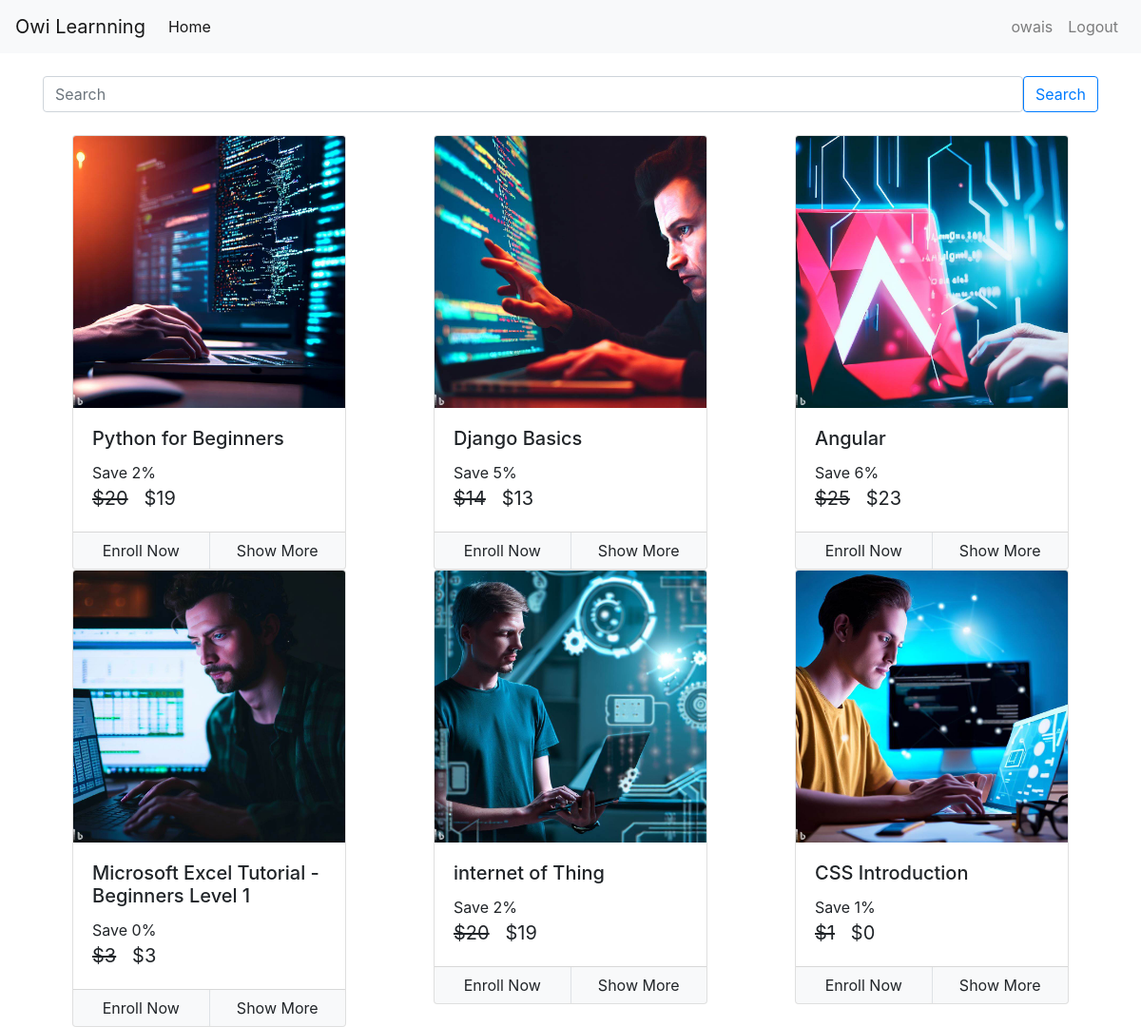
Page / (signed in) on the committed database.
### account/models.py (models this page shows)
class User(AbstractUser):
    is_admin= models.BooleanField('Is admin', default=False)
    is_customer = models.BooleanField('Is customer', default=False)
    is_employee = models.BooleanField('Is employee', default=False)

### courses/models/course.py (models this page shows, shortened)
class Course(models.Model):
    name = models.CharField(max_length = 50 , null = False)
    slug = models.CharField(max_length = 50 , null = False , unique = True)
    description = models.CharField(max_length = 200 , null = True)
    price = models.IntegerField(null=False)
    discount = models.IntegerField(null=False , default = 0)
    active = models.BooleanField(default = False)
    thumbnail = models.ImageField(upload_to = "files/thumbnail")
    date = models.DateTimeField(auto_now_add= True)
    resource = models.FileField(upload_to = "files/resource")
    length = models.IntegerField(null=False)

### courses/views/homepage.py (the view)
def home(request):
    courses = Course.objects.all()
    try:
       query= request.GET['query']
       courses = Course.objects.filter(name__icontains=query)
    except MultiValueDictKeyError:
         query = False
    return render(request,template_name="courses/home.html",context={"courses":courses})

### courses/templatetags/course_custom_tags.py (called while the page is built)
@register.simple_tag
def cal_sellprice(price , discount):
    if discount is None or discount is 0:
        return price
    sellprice = price
    sellprice = price - ( price * discount * 0.01 )
    return math.floor(sellprice)

@register.filter
def rupee(price):
    return f'${price}'

@register.simple_tag
def is_enrolled(request , course):
    user = None
    if not request.user.is_authenticated:
        return False
    user = request.user
    try:
        user_course = UserCourse.objects.get(user = user  , course = course)
        return True
    except:
        return False

### courses/templates/courses/home.html (shortened to what this page needs)
{% extends 'courses/base.html' %}
{% load course_custom_tags %}
{%block content%}
<div class="container">
    <br>
    <div class="row">
        {% for course in courses %}
        <div class="col mx-auto">
            <div class="card mx-auto" style="width: 18rem;">
                <img class="card-img-top" src="{{course.thumbnail.url}}" alt="Card image cap">
                <div class="card-body">
                    <h5 class="card-title">{{course.name}}</h5>
                    <p class="card-text m-0 p-0">
                        Save {{course.discount}}%
                        <br>
                        <span class="price">
                            <del>{{course.price|rupee}}</del>
                            <span>{% cal_sellprice course.price course.discount as value %} {{value|rupee}}</span>
                        </span>
                    </p>
                </div>
                <div class="card-footer p-0">
                    {% is_enrolled request course as enrolled %}
                    <div class="row no-gutters">
                        {% if enrolled %}
                        <div class="col border-right">
                            <a href="/course/{{course.slug}}" class="btn btn-light btn-block">Start Course</a>
                        </div>
                        {% else %}
                        <div class="col border-right">
                            <a href="/check-out/{{course.slug}}" class="btn btn-light btn-block">Enroll Now</a>
                        </div>
                        <div class="col">
                            <a href="/course/{{course.slug}}" class="btn btn-light  btn-block">Show More</a>
                        </div>
                        {% endif %}
                    </div>
                </div>
            </div>
        </div>
        {% endfor %}
    </div>
</div>
{%endblock%}

### courses/templates/courses/base.html (shortened to what this page needs)
<!doctype html>
{% load static %}
<html lang="en">
  <head>
    <link rel="stylesheet" href="https://maxcdn.bootstrapcdn.com/bootstrap/4.0.0/css/bootstrap.min.css">
    <link rel="stylesheet" href="{% static 'courses/css/common.css'%}">
  </head>
  <body>
    <nav class="navbar navbar-expand-lg navbar-light bg-light">
        <a class="navbar-brand" href="/">Owi Learnning</a>
        <div class="collapse navbar-collapse" id="navbarNav">
            <ul class="navbar-nav mr-auto">
                <li class="nav-item active">
                  <a class="nav-link" href="/">Home <span class="sr-only">(current)</span></a>
                </li>
              </ul>
            <ul class="navbar-nav ml-auto">
              {% if request.user.is_authenticated %}
              <li class="nav-item">
                <a class="nav-link" href="/my-courses">{{user.username}}</a>
              </li>
              <li class="nav-item">
                <a class="nav-link" href="/logout">Logout</a>
              </li>
            {% endif %}
          </ul>
        </div>
      </nav>
  <div class="container mt-4">
    <form class="d-flex">
      <input class="form-control me-2" type="search"name='query' placeholder="Search" aria-label="Search">
      <button class="btn btn-outline-primary" type="submit">Search</button>
    </form>
  </div>
    {% block content %}
    {% endblock %}
  </body>
</html>

### courses/static/courses/css/common.css (style rules this page uses)
.price { font-size: 20px; }

### courses/templates/courses/home.html (style rules this page uses)
.price { font-size: 20px; }

### rows in the picture
User: username "owais"
Course: thumbnail (picture), name "Python for Beginners", discount "2", price "$20", value "$19"
Course: thumbnail (picture), name "Django Basics", discount "5", price "$14", value "$13"
Course: thumbnail (picture), name "Angular", discount "6", price "$25", value "$23"
Course: thumbnail (picture), name "Microsoft Excel Tutorial - Beginners Level 1", discount "0", price "$3", value "$3"
Course: thumbnail (picture), name "internet of Thing", discount "2", price "$20", value "$19"
Course: thumbnail (picture), name "CSS Introduction", discount "1", price "$1", value "$0"
